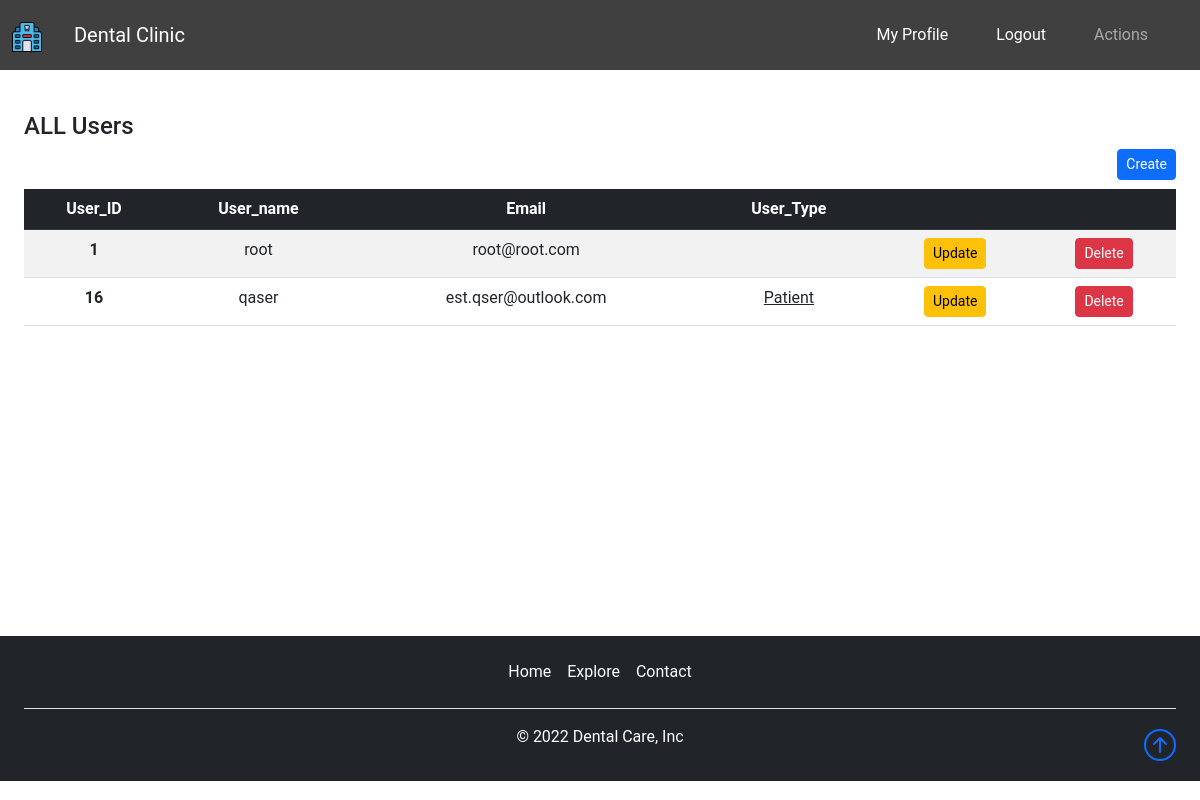
/superadmin/show/Users (signed in), run on an earlier commit of the app's database.
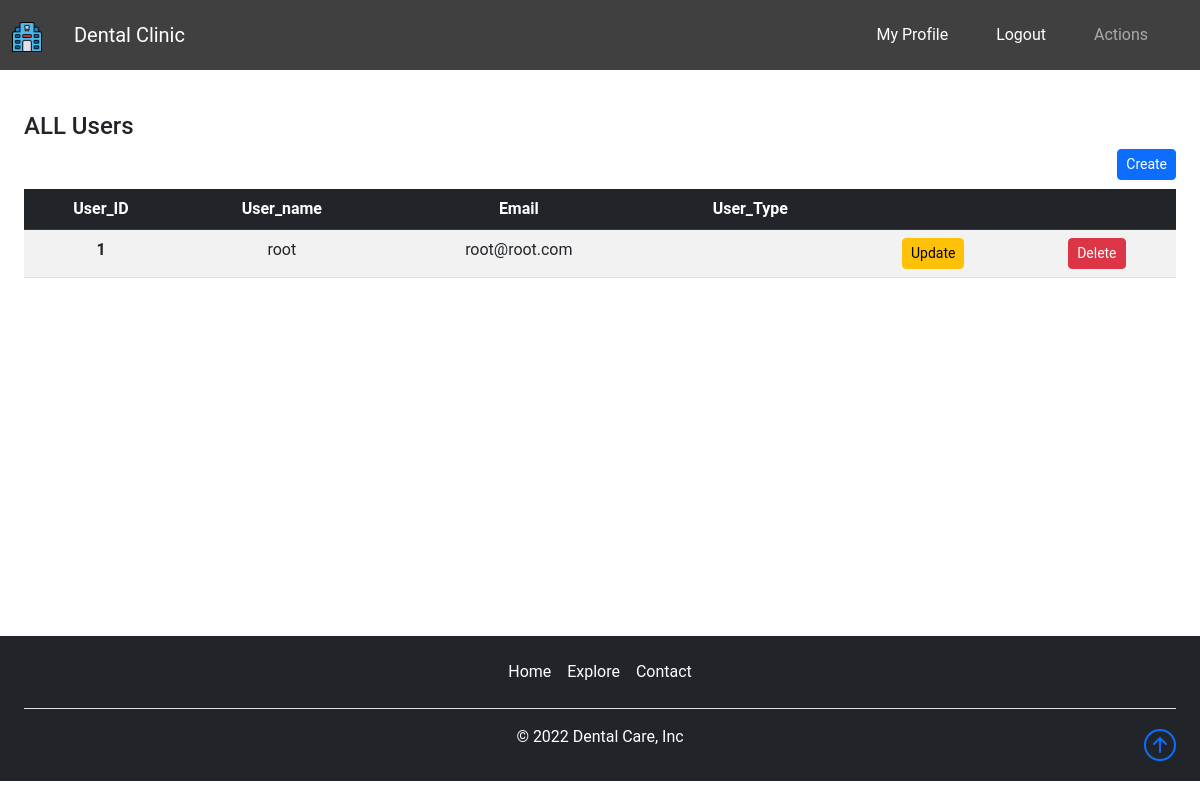
And on a later commit of the database.
### accounts/models.py (models this page shows, shortened)
class Profile(AbstractBaseUser, PermissionsMixin):
    email = models.EmailField(_('email address'), unique=True)
    name = models.CharField(max_length=150)
    mobile = models.CharField(max_length=20)
    is_active = models.BooleanField(default=False)
    is_staff = models.BooleanField(default=False)
    is_superuser= models.BooleanField(default=False)
    created_at = models.DateTimeField(auto_now_add=True)
    updated_at = models.DateTimeField(auto_now=True)
    nationality=models.CharField(max_length=50,choices=countries_choices)
    address=models.CharField(max_length=50)
    gender=models.CharField(max_length=50,choices=gender_choice)
    birthdate=models.DateField(_("Birth Date"),blank=False,null=True)
    user_type = models.CharField(default=user_type_data[2], choices=user_type_data,max_length=256)
    profile_img=models.ImageField(upload_to="profile_image_upload",default="profile2.png")
    objects = CustomAccountManager()
    USERNAME_FIELD = 'email'
    REQUIRED_FIELDS = ['name','birthdate']
    class Meta:
        verbose_name = "Accounts"
        verbose_name_plural = "Accounts"

### core/decorators.py (the view)
	def wrapper_func(request, *args, **kwargs):
		if request.user.is_superuser :
			return view_func(request, *args, **kwargs)
		else:
			return HttpResponse('You are not authorized to view this page')

### core/views.py (called while the page is built)
@login_required
@adminonly
def admin_show_all_users(request):
    if request.user.is_superuser:
        users_list=Profile.objects.all()
        context={'all_users_VAR':users_list}
        return render(request,'superadmin/admin_show_all_users.html',context)
    else:
        return HttpResponse("<h1>You are Not Authorized To Access Here</h1>")

### core/templates/superadmin/admin_show_all_users.html (shortened to what this page needs)
{% extends "../base.html" %}
{% load static %}
{% block content %}
<div class="container"  style='min-height:500px;'>
    <div class="row my-5">
        <div class="col-md-12">
            <h4>ALL Users</h4>
            <a href="{% url 'core:admin_Create_user' %}" class="btn btn-indigo btn-primary btn-sm m-0 float-end">Create</a>
            <table class="table table-striped table-responsive-md table-hover mt-5  text-center">
                <thead class="table-dark">
                  <tr>
                    <th>User_ID</th>
                    <th>User_name</th>
                    <th>Email</th>
                    <th>User_Type</th>
                    <th></th>
                    <th></th
                  </tr>
                </thead>
                <tbody>
                {% for user in all_users_VAR %}
                  <tr>
                    <th scope="row">{{user.id}}</th>
                    <td class="text-dark">{{user.name}}</td>
                    <td class="text-dark">{{user.email}}</td>
                    <td><a class="text-dark" >
                      {% if user.user_type == '0' %}
                      Professor
                      {% elif user.user_type == '1' %}
                      Student
                      {% elif user.user_type == '2' %}
                      Patient
                      {% endif %}
                    </a></td>
                    <td>
                        <a href="{% url 'core:admin_Edit_user' user.id %}" class="btn btn-indigo btn-warning btn-sm m-0">Update</a>
                    </td>
                    <td>
                        <a href="{% url 'core:admin_Delete_user' user.id %}" class="btn btn-indigo btn-danger btn-sm m-0">Delete</a>
                    </td>
                  </tr>
                  {% endfor %}
                </tbody>
                </table>
        </div>
    </div>
</div>
{% endblock content %}

What changed in the data, as far as the page shows it:
removed Profile: id "16", name "qaser", email "est.qser@outlook.com", user_type "Patient"
